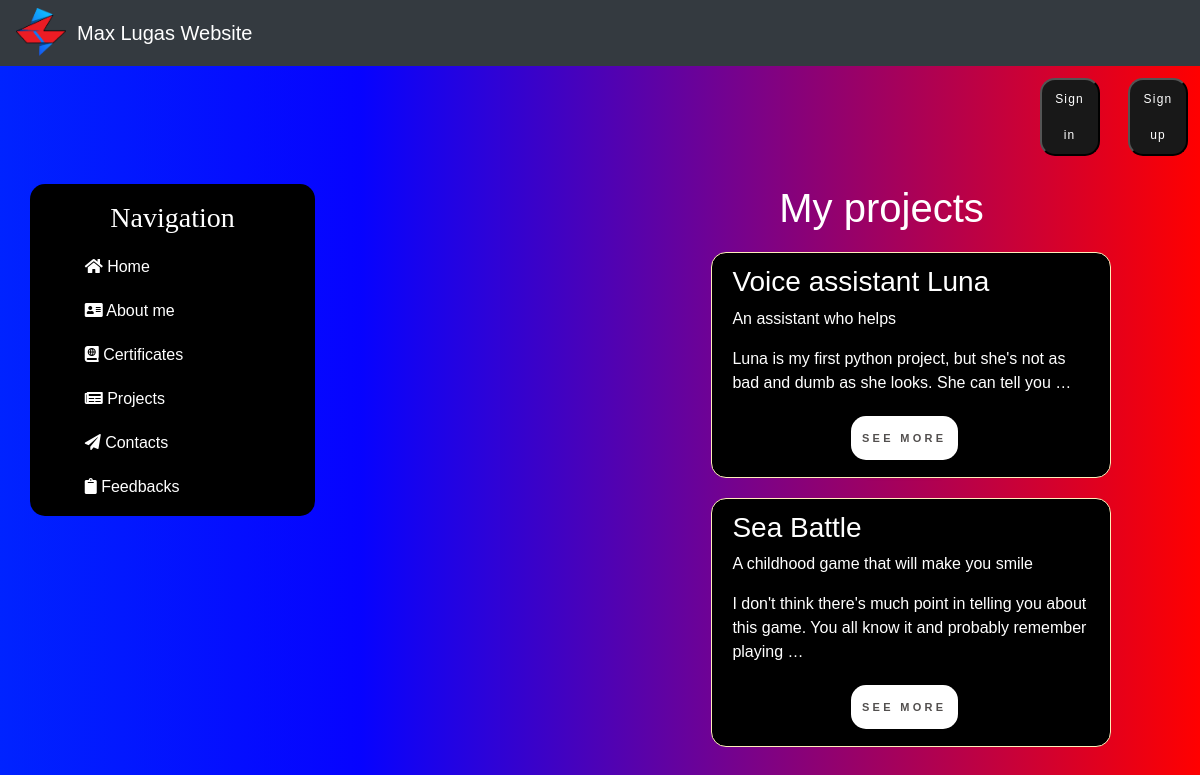
The app's page /project/ with its own data.
### news/models.py (models this page shows, shortened)
class Articles(models.Model):
    title = models.CharField('Title', max_length=50)
    anons = models.CharField('Anons', max_length=250)
    content = models.TextField('Content')
    date = models.DateField('Date of publication', auto_now_add=True)
    link = models.URLField('Link to GitHub', default=None)
    class Meta:
        verbose_name = 'News'
        verbose_name_plural = "News"

### news/views.py (the view)
# urls.py: path('', views.news_home, name='news_home'),
def news_home(request):
    news = Articles.objects.order_by('-date')
    return render(request, 'news/news_home.html', {'news': news})

### news/templates/news/news_home.html (shortened to what this page needs)
{% extends 'main/layout.html' %}
{% block content %}
    <div class="features">
        <h1>My projects</h1>
        {% if news %}
            {% for el in news %}
            <div class="alert alert-warning">
                <h3>{{ el.title }}</h3>
                <p>{{ el.anons }}</p>
                <p>{{ el.content|safe|linebreaks|truncatewords:20 }}</p>
                <a href="{% url 'news-detail' el.pk %}" class="shine-button"> See more</a>
            </div>
            {% endfor %}
        {% else %}
            <p>No records</p>
        {% endif %}
    </div>
{% endblock %}

### main/static/main/css/main.css (style rules this page uses)
body { background: rgb(0,35,255); background: linear-gradient(90deg, rgba(0,35,255,1) 0%, rgba(3,0,255,0.9893207282913166) 30%, rgba(255,0,0,1) 100%); font-family: 'Montserrat', sans-serif; }
.features { color: #fff; margin-left: 35%; text-align: center; width: 75%; }
.alert-warning { background-color: black; color: white; border-radius: 15px; width: 400px; margin: 20px 8%; text-align: left; }
.alert-warning .shine-button { margin-left: 33%; }
.shine-button { text-decoration: none; display: inline-block; width: 30%; height: 4em; line-height: 4em; border-radius: 15px; margin: 5px; font-family: 'Montserrat', sans-serif; font-size: 11px; text-transform: uppercase; text-align: center; letter-spacing: .3em; font-weight: 600; color: #524f4e; background: white; box-shadow: 0 8px 15px rgba(0, 0, 0, .1); transition: .3s; }

### records on screen
Articles: title "Voice assistant Luna", anons "An assistant who helps", content "Luna is my first python project, but she's not as bad and dumb as she looks. She can tell you …"
Articles: title "Sea Battle", anons "A childhood game that will make you smile", content "I don't think there's much point in telling you about this game. You all know it and probably remember playing …"
